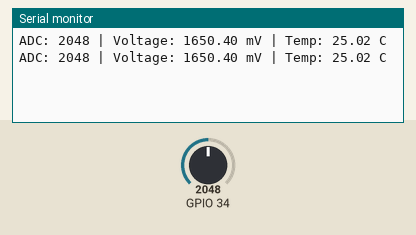
Simulated run of this sketch. Board: ESP32. On the bench: the last lines printed to the serial monitor. The test bench sets the inputs (shaded band); at power-on: GPIO 34 = 2048.

Above: at 2.8 s.
2.9 s: GPIO 34 set to 0
At 5.1 s:
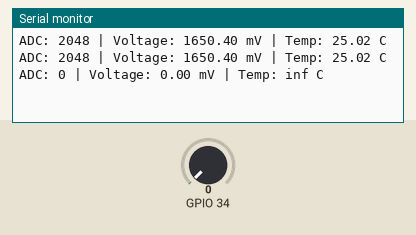
7.5 s: GPIO 34 set to 491
At 9.4 s:
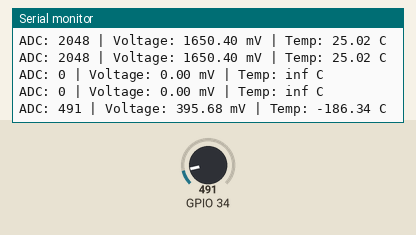

Measured:
- after the input at 2.9 s, the serial monitor: prints a new line after 1.1 s (image 1)
- after the input at 7.5 s, the serial monitor: prints a new line after 0.50 s (image 2)

The sketch:

lab1_ntc_thermistor.ino
```cpp
// Lab 1 — NTC Thermistor Reader
// ESP32 ADC on GPIO34
// Andrea Venegas & Sergio Lara

void setup() {
  Serial.begin(115200);
  pinMode(34, INPUT);
}

void loop() {
  // 1. Read sensor (0-4095)
  int valorADC = analogRead(34);

  // 2. Convert to voltage (0-3300 mV)
  float voltaje = (valorADC * 3300.0) / 4095.0;

  // 3. Calculate NTC resistance
  float resistenciaNTC = 10000.0 * ((3300.0 - voltaje) / voltaje);

  // 4. Calculate temperature (simplified formula)
  float temperatura = 25.0 + ((resistenciaNTC - 10000.0) / -300.0);

  // 5. Print results
  Serial.print("ADC: ");
  Serial.print(valorADC);
  Serial.print(" | Voltage: ");
  Serial.print(voltaje);
  Serial.print(" mV | Temp: ");
  Serial.print(temperatura);
  Serial.println(" C");

  delay(2000);
}
```
